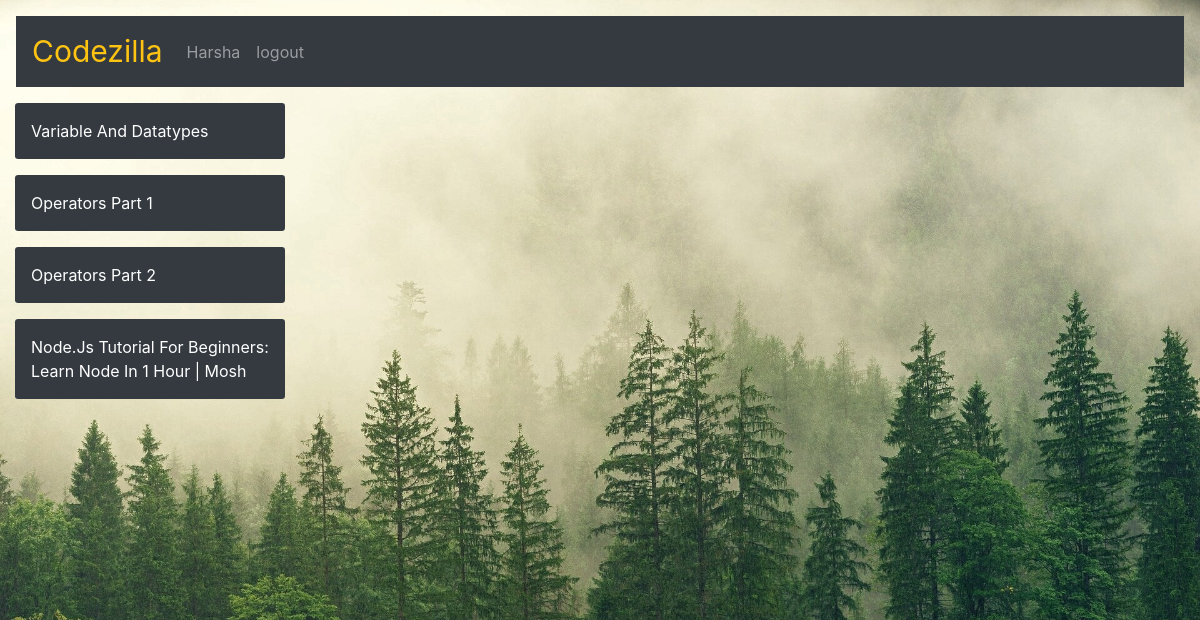
Screenshot of /main/4 (signed in) with the database file from the repository.
### app/models.py (models this page shows, shortened)
class User(UserMixin,db.Model):
    id = db.Column(db.String,primary_key=True)
    first_name = db.Column(db.String(50),nullable=False)
    last_name = db.Column(db.String(50),nullable=True)
    password_hash = db.Column(db.String(128))

class Pearl(db.Model):
    id = db.Column(db.Integer,primary_key=True)
    title = db.Column(db.String,nullable=False)
    video = db.Column(db.String,nullable=False)
    language = db.Column(db.String,nullable=False,default="generic")

### app/routes.py (the view)
@app.route("/main/<int:id>")
@login_required
def main(id):
    pearls = Pearl.query.all()
    cur = Pearl.query.get(id)
    return render_template('main.html',pearls=pearls,cur=cur)

### app/models.py (called while the page is built)
@login.user_loader
def load_user(id):
    return User.query.get(str(id))

### app/templates/main.html
{% extends 'base.html' %}
{% block body %}
<div class='container-fluid'>
  <div class='row'>
    <div class='sidebar col-sm-3'>
        {% for pearl in pearls %}
          <div class='container bg-dark rounded-sm mb-3 p-3'>
            <a href="{{url_for('main',id=pearl.id)}}" class='text-capitalize text-white' >{{pearl.title}}</a>
          </div>
        {% endfor %}
    </div>
    <div class='video-bar col-sm-9'>
      <div class="embed-responsive embed-responsive-16by9 ">
        <iframe class="embed-responsive-item" src="{{cur.video}}" allowfullscreen></iframe>
      </div>
    </div>
  </div>
</div>
{% endblock body %}

### app/templates/base.html (shortened to what this page needs)
<!DOCTYPE html>
<html lang="en">
<head>
    <link rel="stylesheet" href="{{url_for('static',filename='base.css')}}">
    <link rel="stylesheet" href="https://stackpath.bootstrapcdn.com/bootstrap/4.5.0/css/bootstrap.min.css">
    <link
    rel="stylesheet"
    href="https://cdnjs.cloudflare.com/ajax/libs/animate.css/4.0.0/animate.min.css"
  />
</head>
<body>
    <nav class="navbar navbar-expand-sm navbar-dark bg-dark mb-3 m-sm-3">
        <a class="navbar-brand" style="color:#FFC312;font-size: 30px;" href="#">Codezilla</a>
        <div class="collapse navbar-collapse " id="navbarSupportedContent">
          <div class='navbar-nav'>
            {% if current_user.is_anonymous%}
              <div class='nav-item'>
                <a href="{{url_for('login')}}" class='nav-link 1'> Login</a>
              </div>
              <div class='nav-item'>
                <a href="{{url_for('register')}}" class='nav-link 2'>Register</a>
              </div>
            {% else %}
              <div class='nav-item'>
                <a href="#" class='nav-link'>{{current_user.first_name}}</a>
              </div>
              <div class='nav-item'>
                <a href="{{url_for('logout')}}" class='nav-link'>logout</a>
              </div>
            {% endif%}
          </div>
        </div>
      </nav>
      {% block body %}
      {% endblock body %}
</body>
</html>

### app/static/base.css (style rules this page uses)
body { background: url('forest_bg.jpg') no-repeat center center fixed; background-color: rgba(0, 0, 0, 0.3); background-size: cover; }

### rows the page displays
User: first_name "Harsha"
Pearl: title "Variable And Datatypes"
Pearl: title "Operators Part 1"
Pearl: title "Operators Part 2"
Pearl: title "Node.js Tutorial For Beginners: Learn Node In 1 Hour | Mosh"
